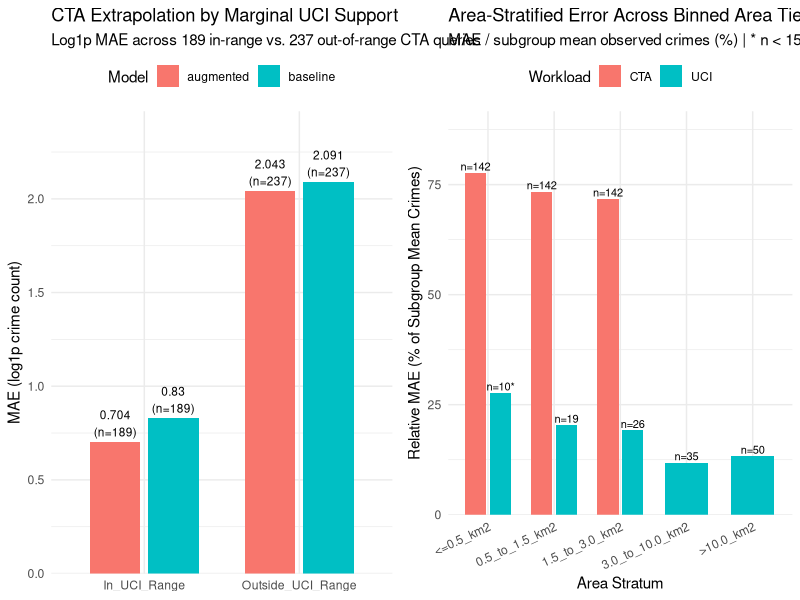

Here is the R script that generated this plot:
# 06_workload_validation.R
# Task B: Workload Validation (UCI vs. CTA)
# Required packages: tidyverse, gridExtra

suppressPackageStartupMessages({
  library(tidyverse)
})

if (!requireNamespace("gridExtra", quietly = TRUE)) {
  install.packages("gridExtra", repos = "https://cloud.r-project.org")
}
library(gridExtra)

# 1. Load datasets ------------------------------------------------------------
w     <- read_csv("data/processed/04b_spatial_query_workloads_2024.csv", show_col_types = FALSE)
preds <- read_csv("data/processed/05_model_predictions_2024.csv", show_col_types = FALSE)
eval5 <- read_csv("outputs/05_evaluation_metrics.csv", show_col_types = FALSE)
diag5 <- read_csv("outputs/05_area_overlap_diagnostic.csv", show_col_types = FALSE)

dir.create("outputs", showWarnings = FALSE, recursive = TRUE)
dir.create("figs", showWarnings = FALSE, recursive = TRUE)

# Standardize workload group labels (retaining all queries, including zero-count queries)
w_clean <- w %>%
  mutate(
    workload_group = case_when(
      query_source == "CTA_centered_rectangle" ~ "CTA",
      query_source == "UCI_original_rectangle" ~ "UCI",
      TRUE ~ query_source
    )
  )

preds_clean <- preds %>%
  mutate(
    workload_group = case_when(
      query_source == "CTA_centered_rectangle" |
        str_detect(evaluation_set, regex("^CTA", ignore_case = TRUE)) ~ "CTA",
      query_source == "UCI_original_rectangle" |
        str_detect(evaluation_set, regex("^UCI", ignore_case = TRUE)) ~ "UCI",
      TRUE ~ query_source
    ),
    err_base = pred_baseline_count - crimes_2024,
    err_aug  = pred_augmented_count - crimes_2024,
    ae_base  = abs(err_base),
    ae_aug   = abs(err_aug),
    se_base  = err_base^2,
    se_aug   = err_aug^2,
    ae_per_km2_base = ae_base / pmax(area_km2, 1e-6),
    ae_per_km2_aug  = ae_aug  / pmax(area_km2, 1e-6)
  )

calc_metrics <- function(df, err_col, ae_col, se_col, log_ae_col) {
  err     <- df[[err_col]]
  ae      <- df[[ae_col]]
  se      <- df[[se_col]]
  log_ae  <- df[[log_ae_col]]
  mean_y  <- mean(df$crimes_2024, na.rm = TRUE)
  mae_val <- mean(ae, na.rm = TRUE)
  
  tibble(
    n_queries              = nrow(df),
    mean_area_km2          = mean(df$area_km2, na.rm = TRUE),
    median_area_km2        = median(df$area_km2, na.rm = TRUE),
    mean_actual_crimes     = mean_y,
    mae_count              = mae_val,
    med_ae_count           = median(ae, na.rm = TRUE),
    rmse_count             = sqrt(mean(se, na.rm = TRUE)),
    bias_mean_error        = mean(err, na.rm = TRUE),
    # Relative MAE = MAE divided by subgroup mean observed crime count (not per-query % error)
    rel_mae_pct_mean_crime = if_else(!is.na(mean_y) & mean_y > 0, 100 * mae_val / mean_y, NA_real_),
    mae_log1p              = mean(log_ae, na.rm = TRUE)
  )
}

# 2. Section 1: Compare UCI and CTA workloads (exploratory non-parametric tests) ----
uci_w <- w_clean %>% filter(workload_group == "UCI", !is.na(area_km2))
cta_w <- w_clean %>% filter(workload_group == "CTA", !is.na(area_km2))

stopifnot(nrow(uci_w) > 0, nrow(cta_w) > 0)

ks_area  <- suppressWarnings(ks.test(uci_w$area_km2, cta_w$area_km2))
mw_area  <- suppressWarnings(wilcox.test(uci_w$area_km2, cta_w$area_km2))
mw_lat   <- suppressWarnings(wilcox.test(uci_w$center_lat, cta_w$center_lat))
mw_lon   <- suppressWarnings(wilcox.test(uci_w$center_lon, cta_w$center_lon))
mw_crime <- suppressWarnings(wilcox.test(uci_w$crimes_2024, cta_w$crimes_2024))

workload_dist_summary <- w_clean %>%
  group_by(workload_group) %>%
  summarise(
    n_queries          = n(),
    area_min           = min(area_km2, na.rm = TRUE),
    area_q25           = quantile(area_km2, 0.25, na.rm = TRUE),
    area_median        = median(area_km2, na.rm = TRUE),
    area_q75           = quantile(area_km2, 0.75, na.rm = TRUE),
    area_max           = max(area_km2, na.rm = TRUE),
    lat_median         = median(center_lat, na.rm = TRUE),
    lat_iqr            = IQR(center_lat, na.rm = TRUE),
    lon_median         = median(center_lon, na.rm = TRUE),
    lon_iqr            = IQR(center_lon, na.rm = TRUE),
    crimes_median      = median(crimes_2024, na.rm = TRUE),
    crimes_per_km2_med = median(crimes_per_km2_2024, na.rm = TRUE),
    .groups = "drop"
  ) %>%
  mutate(
    independence_note = "Exploratory only: overlapping query footprints and repeated stations violate independence",
    ks_area_D         = as.numeric(ks_area$statistic),
    ks_area_p         = ks_area$p.value,
    mw_area_p         = mw_area$p.value,
    mw_lat_p          = mw_lat$p.value,
    mw_lon_p          = mw_lon$p.value,
    mw_crimes_p       = mw_crime$p.value
  )

# 3. Section 2: Model extrapolation (vectorized marginal support check) -------
cta_preds <- preds_clean %>% filter(workload_group == "CTA")

cta_extrap <- cta_preds %>%
  mutate(
    extrap_status = case_when(
      within_uci_training_support == TRUE ~ "In_UCI_Range",
      within_uci_training_support == FALSE ~ "Outside_UCI_Range",
      TRUE ~ "Unknown_Support"
    )
  )
print(table(cta_extrap$extrap_status))
stopifnot(
  nrow(cta_extrap) == 426L,
  sum(cta_extrap$extrap_status == "In_UCI_Range") == 189L,
  sum(cta_extrap$extrap_status == "Outside_UCI_Range") == 237L
)

extrap_metrics <- bind_rows(
  cta_extrap %>%
    group_by(extrap_status) %>%
    group_modify(~ calc_metrics(.x, "err_base", "ae_base", "se_base", "abs_log_error_baseline")) %>%
    mutate(model = "baseline", .before = 2),
  cta_extrap %>%
    group_by(extrap_status) %>%
    group_modify(~ calc_metrics(.x, "err_aug", "ae_aug", "se_aug", "abs_log_error_augmented")) %>%
    mutate(model = "augmented", .before = 2)
) %>%
  ungroup()

# 4. Section 3: Area-stratified comparison (binned tiers, not 1-to-1 matching)
area_breaks <- c(-Inf, 0.5, 1.5, 3.0, 10.0, Inf)
area_labels <- c("<=0.5_km2", "0.5_to_1.5_km2", "1.5_to_3.0_km2", "3.0_to_10.0_km2", ">10.0_km2")

stratified_df <- preds_clean %>%
  mutate(area_bin = cut(area_km2, breaks = area_breaks, labels = area_labels, right = TRUE))

min_sample_threshold <- 15

area_stratified_metrics <- bind_rows(
  stratified_df %>%
    group_by(area_bin, workload_group) %>%
    group_modify(~ calc_metrics(.x, "err_base", "ae_base", "se_base", "abs_log_error_baseline")) %>%
    mutate(model = "baseline", .before = 3),
  stratified_df %>%
    group_by(area_bin, workload_group) %>%
    group_modify(~ calc_metrics(.x, "err_aug", "ae_aug", "se_aug", "abs_log_error_augmented")) %>%
    mutate(model = "augmented", .before = 3)
) %>%
  ungroup() %>%
  mutate(insufficient_sample_flag = n_queries < min_sample_threshold)

# 5. Section 4: Evaluate whether CTA features help (overall + 2 subgroups) ----
summarise_cta_feature_impact <- function(df, label) {
  df %>%
    mutate(
      ae_diff  = ae_aug - ae_base,
      log_diff = abs_log_error_augmented - abs_log_error_baseline
    ) %>%
    summarise(
      subgroup                 = label,
      n_queries                = n(),
      mean_stations            = mean(stations_inside_query, na.rm = TRUE),
      mean_cta_entries         = mean(total_cta_entries_at_stations_inside_query_2024, na.rm = TRUE),
      base_mae_count           = mean(ae_base, na.rm = TRUE),
      aug_mae_count            = mean(ae_aug, na.rm = TRUE),
      mae_count_change         = aug_mae_count - base_mae_count,
      mae_count_pct_change     = 100 * mae_count_change / base_mae_count,
      base_mae_log1p           = mean(abs_log_error_baseline, na.rm = TRUE),
      aug_mae_log1p            = mean(abs_log_error_augmented, na.rm = TRUE),
      mae_log1p_change         = aug_mae_log1p - base_mae_log1p,
      pct_queries_improved_log = 100 * mean(log_diff < 0, na.rm = TRUE),
      pct_queries_improved_cnt = 100 * mean(ae_diff < 0, na.rm = TRUE),
      wilcox_paired_log_p      = suppressWarnings(
        wilcox.test(abs_log_error_augmented, abs_log_error_baseline, paired = TRUE)$p.value
      )
    )
}

cta_feature_impact <- bind_rows(
  summarise_cta_feature_impact(cta_extrap, "All_CTA"),
  cta_extrap %>%
    filter(extrap_status == "In_UCI_Range") %>%
    summarise_cta_feature_impact("In_UCI_Range"),
  cta_extrap %>%
    filter(extrap_status == "Outside_UCI_Range") %>%
    summarise_cta_feature_impact("Outside_UCI_Range")
)

# 6. Save CSV deliverables ----------------------------------------------------
combined_metrics <- bind_rows(
  extrap_metrics %>%
    mutate(section = "2_extrapolation", subgroup = extrap_status) %>%
    select(section, subgroup, model, everything(), -extrap_status),
  area_stratified_metrics %>%
    mutate(
      section = "3_area_stratified",
      subgroup = paste0(area_bin, " | ", workload_group, if_else(insufficient_sample_flag, " [LOW_N]", ""))
    ) %>%
    select(section, subgroup, model, everything(), -area_bin, -workload_group)
)

write_csv(combined_metrics, "outputs/06_workload_validation_metrics.csv")
write_csv(workload_dist_summary, "outputs/06_workload_distribution_comparison.csv")
write_csv(cta_feature_impact, "outputs/06_cta_feature_impact.csv")

# 7. Visualization (PNG with both panels) -------------------------------------
p_extrap <- extrap_metrics %>%
  ggplot(aes(x = extrap_status, y = mae_log1p, fill = model)) +
  geom_col(position = position_dodge(width = 0.75), width = 0.65) +
  geom_text(
    aes(label = paste0(round(mae_log1p, 3), "\n(n=", n_queries, ")")),
    position = position_dodge(width = 0.75),
    vjust = -0.2,
    size = 3
  ) +
  scale_y_continuous(expand = expansion(mult = c(0, 0.18))) +
  labs(
    title = "CTA Extrapolation by Marginal UCI Support",
    subtitle = "Log1p MAE across 189 in-range vs. 237 out-of-range CTA queries",
    x = NULL,
    y = "MAE (log1p crime count)",
    fill = "Model"
  ) +
  theme_minimal(base_size = 11) +
  theme(legend.position = "top")

p_area <- area_stratified_metrics %>%
  filter(model == "augmented") %>%
  ggplot(aes(x = area_bin, y = rel_mae_pct_mean_crime, fill = workload_group)) +
  geom_col(position = position_dodge(width = 0.75), width = 0.65) +
  geom_text(
    aes(label = paste0("n=", n_queries, if_else(insufficient_sample_flag, "*", ""))),
    position = position_dodge(width = 0.75),
    vjust = -0.3,
    size = 2.8
  ) +
  scale_y_continuous(expand = expansion(mult = c(0, 0.18))) +
  labs(
    title = "Area-Stratified Error Across Binned Area Tiers",
    subtitle = "MAE / subgroup mean observed crimes (%) | * n < 15 (low sample)",
    x = "Area Stratum",
    y = "Relative MAE (% of Subgroup Mean Crimes)",
    fill = "Workload"
  ) +
  theme_minimal(base_size = 11) +
  theme(axis.text.x = element_text(angle = 25, hjust = 1), legend.position = "top")

combined_plot <- gridExtra::grid.arrange(p_extrap, p_area, ncol = 2)
ggsave("figs/06_workload_validation.png", combined_plot, width = 12, height = 5.5, dpi = 300)

print(workload_dist_summary)
print(extrap_metrics, n = Inf)
print(area_stratified_metrics, n = Inf)
print(cta_feature_impact, n = Inf)
